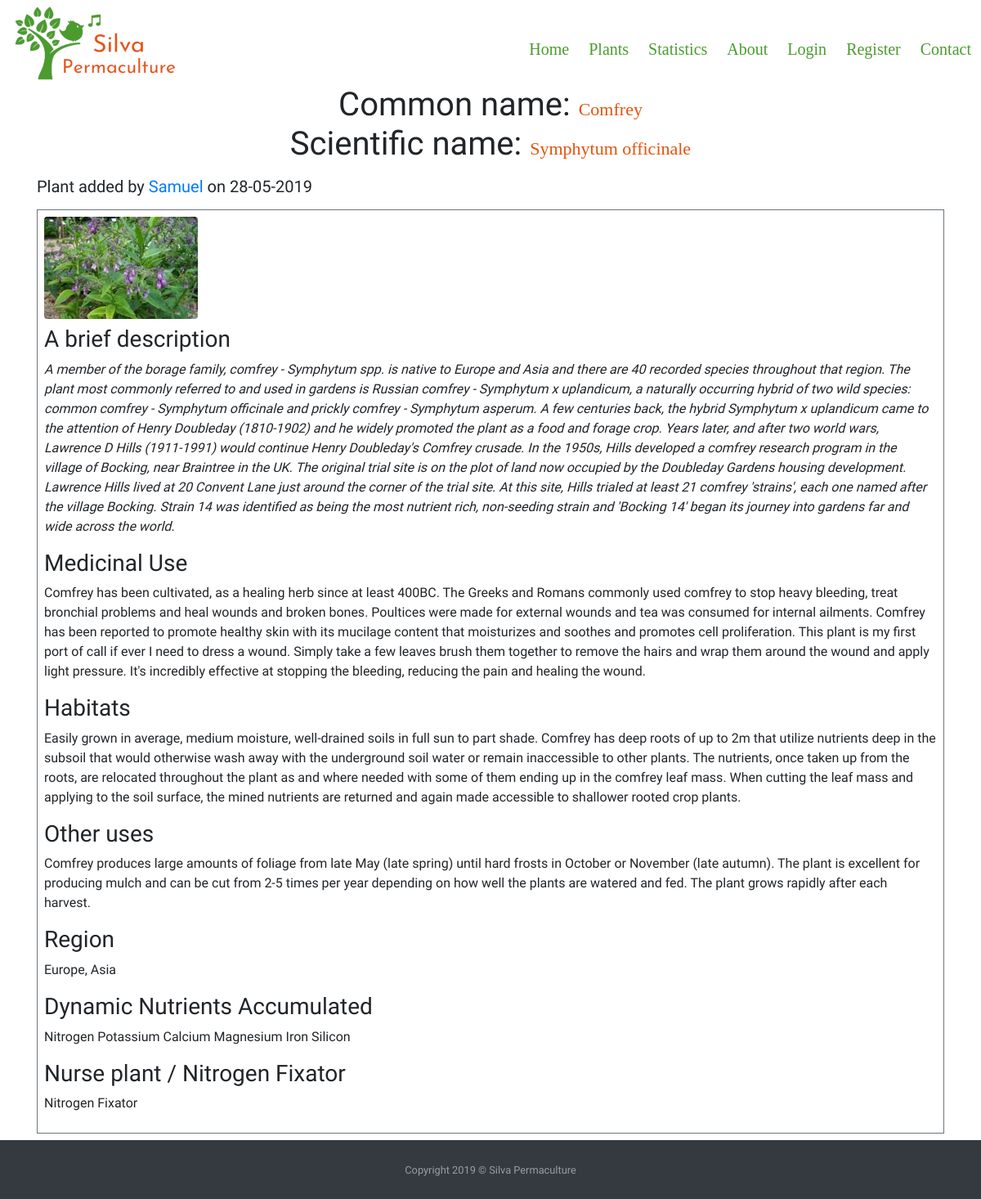
Page /plants/1 on the committed database.
### silvapermaculture/models.py (models this page shows, shortened)
class SearchitMixin(object):
    @classmethod
    def search(cls, expression, page, per_page):
        ids, total = search_index(cls.__tablename__, expression, page, per_page)
        if total == 0:
            return cls.query.filter_by(id=0), 0
        when = []
        for i in range(len(ids)):
            when.append((ids[i],i))
        return cls.query.filter(cls.id.in_(ids)).order_by(
            db.case(when, value=cls.id)), total

class Plants(SearchitMixin, db.Model):
    __searchit__ = ['common_name', 'botanical_name', 'medicinal', 'region']
    id = db.Column(db.Integer, primary_key=True)
    common_name = db.Column(db.String(40), nullable=False)
    botanical_name = db.Column(db.String(80), unique=True, nullable=False)
    short_description = db.Column(db.Text, nullable=False)
    medicinal = db.Column(db.Text, nullable=False)
    other_uses = db.Column(db.Text, nullable=False)
    habitats = db.Column(db.Text, nullable=False)
    region = db.Column(db.Text, nullable=False)
    image_file = db.Column(db.String(20), default='default_plant_pic.jpg')
    date_added = db.Column(db.DateTime, nullable=False, default=datetime.utcnow)
    user_id = db.Column(db.Integer, db.ForeignKey('user.id'), nullable=False)
    dna = db.relationship('DNA', secondary = plants_dna_table)  # Dynamic_Nutrient_Accumulated
    nfn = db.relationship('NFN', secondary = plants_nfn_table)  # Nitrogen_Fixers_Nursing

class User(db.Model, UserMixin):
    id = db.Column(db.Integer, primary_key=True)
    username = db.Column(db.String(20), unique=True, nullable=False)
    password = db.Column(db.String(60), nullable=False)
    image_file = db.Column(db.String(20), nullable=False, default = 'default.png')
    add_plants = db.relationship('Plants', backref = 'author', lazy=True)

class DNA(SearchitMixin, db.Model):
    __searchit__ = ['element']
    id = db.Column(db.Integer, primary_key=True)
    element = db.Column(db.String(15))
    def __repr__(self):
        return '{}'.format(self.element)

class NFN(SearchitMixin, db.Model):
    __searchit__ = ['plant_extra']
    id = db.Column(db.Integer, primary_key=True)
    plant_extra = db.Column(db.String(40))
    def __repr__(self):
        return '{}'.format(self.plant_extra)

### silvapermaculture/routes.py (the view)
@app.route("/plants/<int:plant_id>")
def plant(plant_id):
    plant = Plants.query.get_or_404(plant_id)
    return render_template('plant.html', title=plant.common_name, plant=plant)

### silvapermaculture/templates/plant.html (shortened to what this page needs)
{% extends "layout.html" %}
    {% block content %}
        <div class="row">
            <div class="col-12">
                <h1 class="text-center">Common name: <span class="titles">{{ plant.common_name }}</span><br/>
                Scientific name: <span class="titles">{{ plant.botanical_name }} </span></h1>
            </div>
        </div>
        <div class="row">
            <div class="col-12 col-lg-9">
                <h5 class="my-2 text-left">Plant added by <a href="#">{{ plant.author.username }}</a>
                    on {{ plant.date_added.strftime('%d-%m-%Y') }}</h5>
            </div>
        </div>
        <div class="row">
            <div class="col-12">
                <div class="my-2 p-2 border border-secondary">
                    <img class="img-fluid rounded " src="{{ url_for('static', filename='img/plants/' + plant.image_file) }}"  alt="Default plant image"/>
                    <h3 class="mt-2">A brief description</h3>
                    <p class="text-left"><em>{{ plant.short_description }}</em> </p>
                    <h3>Medicinal Use</h3>
                    <p class="text-left">{{ plant.medicinal }}</p>
                    <h3>Habitats</h3>
                    <p class="text-left">{{ plant.habitats }}</p>
                    <h3>Other uses</h3>
                    <p class="text-left">{{ plant.other_uses }}</p>
                    <h3>Region</h3>
                    <p class="text-left">{{ plant.region }}</p>
                    <h3>Dynamic Nutrients Accumulated</h3>
                    <p class="text-left">
                        {% for element in plant.dna %}
                        {{ element }}
                        {% endfor %}
                    </p>
                    <h3>Nurse plant / Nitrogen Fixator</h3>
                    <p class="text-left">
                        {% for extra in plant.nfn %}
                        {{ extra }}
                        {% endfor %}
                    </p>
                </div>
            </div>
        </div>
    {% endblock content %} #Jinja2 allows to put the name of the block here so to know which block is closing if we have multiple.

### silvapermaculture/static/css/style.css (style rules this page uses)
body { font-family: "Mali",cursive; }
.titles { color: #E5530B; font-family: 'Josefin Sans'; font-size:22px }

### rows in the picture
Plants: common_name "Comfrey", botanical_name "Symphytum officinale", date_added "28-05-2019", image_file (picture), short_description "A member of the borage family, comfrey - Symphytum spp. is native to Europe and Asia and there are 40 recorded species throughout that region. The plant most commonly referred to and used in gardens is Russian comfrey - Symphytum x uplandicum, a naturally occurring hybrid of two wild species: common comfrey - Symphytum officinale and prickly comfrey - Symphytum asperum. A few centuries back, the hybrid Symphytum x uplandicum came to the attention of Henry Doubleday (1810-1902) and he widely promoted the plant as a food and forage crop. Years later, and after two world wars, Lawrence D Hills (1911-1991) would continue Henry Doubleday's Comfrey crusade. In the 1950s, Hills developed a comfrey…", medicinal "Comfrey has been cultivated, as a healing herb since at least 400BC. The Greeks and Romans commonly used comfrey to stop heavy bleeding, treat bronchial problems and heal wounds and broken bones. Poultices were made for external wounds and tea was consumed for internal ailments. Comfrey has been reported to promote healthy skin with its mucilage content that moisturizes and soothes and promotes cell proliferation. This plant is my first port of call if ever I need to dress a wound. Simply take a few leaves brush them together to remove the hairs and wrap them around the wound and apply light pressure. It's incredibly effective at stopping the bleeding, reducing the pain and healing the…", habitats "Easily grown in average, medium moisture, well-drained soils in full sun to part shade. Comfrey has deep roots of up to 2m that utilize nutrients deep in the subsoil that would otherwise wash away with the underground soil water or remain inaccessible to other plants. The nutrients, once taken up from the roots, are relocated throughout the plant as and where needed with some of them ending up in the comfrey leaf mass. When cutting the leaf mass and applying to the soil surface, the mined nutrients are returned and again made accessible to shallower rooted crop plants.", other_uses "Comfrey produces large amounts of foliage from late May (late spring) until hard frosts in October or November (late autumn). The plant is excellent for producing mulch and can be cut from 2-5 times per year depending on how well the plants are watered and fed. The plant grows rapidly after each harvest.", region "Europe, Asia"
User: author.username "Samuel"
DNA: element "Nitrogen"
DNA: element "Potassium"
DNA: element "Calcium"
DNA: element "Magnesium"
DNA: element "Iron"
DNA: element "Silicon"
NFN: plant_extra "Nitrogen Fixator"
